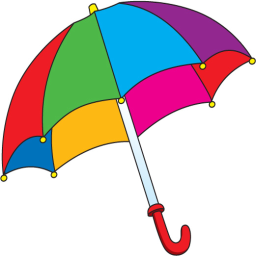
#> input picture SW12/umbrella.png, 256 x 256 px
$ jupyter execute 12_segmentation_HW.ipynb
#> lines starting #> are read from the running program, lines starting #| are printed output that depends on the picture; after the words box and inside, x2 and y2 are one past the last pixel; in counts of white or black regions, pixels touching at a corner belong together
## Zadanie domowe: Segmentacja przez podział i łączenie

Omówioną procedurę segmentacji przez rozrost można określić jako podejście z dołu do góry, od szczegółu do ogółu (ang. *bottom-up*) - zaczynamy od pojedynczego piksela i dochodzimy do całego obrazu lub jego fragmentu.
Segmentację można również zacząć od całego obrazka i dokonywać jego podziału na fragmenty, które ew. mogą zostać później połączone.
Takie podejście można określić jako od góry do dołu, od ogółu do szczegółu (ang. *top-down*).

Niech $R$ oznacza cały obraz, a $Q$ wybrany predykat.
Sprawdzamy, czy zachodzi zależność $Q(R)= TRUE$.
Zwykle tak nie jest, gdyż to oznaczałoby obecność na obrazie tylko jednego obszaru o ''spójnych'' właściwościach, czyli segmentacja w takim przypadku byłaby zbędna (w szczególności zachodziłoby to dla obrazu jednorodnego).
Jeśli $Q(R) = FALSE$ dzielimy obszar $R$ na podobszary.
Zwykle stosuje się tutaj podział na cztery jednakowe kwadratowe podobszary.
Zilustrowano to na poniższym rysunku.

Podział ten można również opisać w formie drzewa, gdzie każdy wierzchołek może mieć dokładnie 4 następniki.
W takim ujęciu korzeń to cały obraz.
Dla nowo powstałych podobszrów $R_1, R_2, R_3, R_4$ sprawdzany jest predykat $Q$.
Jeśli nie jest on spełniony to następuje dalszy podział - w przykładzie na $R_{41}, R_{42}, R_{43}, R_{44}$.
Procedurę kontynuujemy do momentu kiedy wszystkie podobszary będą spójne.
Uwaga. Zwykle określa się minimalny rozmiar podobszaru (większy niż 1 piksel np. blok o rozmiarze $8 \times8$).

W wyniku powyższej procedury otrzymujemy podział obrazka, przy czym często się może zdarzyć, że leżące obok siebie podobszary będą spełniać predykat tj. $Q (R_i \cup R_j) = TRUE$ dla sąsiadujących $R_i$ i $R_j$.
Jest to sprzeczne z podpunktem *5* w warunkach segmentacji.
Zjawisko to eliminowane jest w procedurze łączenia.
Dla każdego z podobszarów sprawdza się jego sąsiadów i jeśli spełniony jest warunek $Q (R_i \cup R_j) = TRUE$  to następuje ich połączenie.
Procedura kontynuowana jest do momentu, kiedy niemożliwe jest dalsze łączenie.

Dla metody możliwe są również uproszczenia.
Przykładowo osłabia się warunek na łączenie z $Q (R_i \cup R_j) = TRUE$ na $Q (R_i)= TRUE i Q(R_j) = TRUE$, czyli warunki muszą być spełnione dla każdego podobszaru osobno, ale już nie dla połączenia.

Uwaga. Podobnie jak dla segmentacji przez rozrost, segmentacja przez podział i łączenie to też tylko pewna koncepcja (pewne ramy) algorytmu.
Stworzenie konkretnego rozwiązania jest zadaniem dla osoby realizującej dany system wizyjny i wymaga analizy konkretnego problemu.

Uwaga. Podany poniżej sposób implementacji nie jest ani jedynym z możliwych, ani optymalnym obliczeniowo.
Ma on za zadanie tylko zilustrować koncepcję tej metody segmentacji.

## Realizacja ćwiczenia

1. Wczytaj obraz *umbrella.png*.
   Dokonaj konwersji z BGR do RGB.
   Wyświetl go.
   Załóżmy, że chcemy dokonać segmentacji poszczególnych fragmentów kolorowego parasola.
   Nasz algorytm opierać się będzie na podejściu podziału i łączenia.
   Jako kryterium podziału zastosujemy ''jednorodność'' danego obszaru, którą można opisać poprzez odchylenie standardowe.
   Przy scalaniu będziemy brać pod uwagę średni ocień koloru tj. łączyć podobszary o zbliżonym odcieniu.

2. W pierwszym etapie należy dokonać konwersji do przestrzeni barw HSV.
   Następnie wybrać tylko składową H (tj. barwę).
   Można ją kontrolnie wyświetlić.

3. Procedurę podziału wygodnie jest zrealizować w formie rekurencji.
   Utwórz funkcję np. `split`, która jako argumenty przyjmować będzie obraz oraz cztery współrzędne analizowanego podobszaru.
   W pierwszym kroku należy wyciąć odpowiedni fragment oraz obliczyć dla niego średnią i odchylenie standardowe (`np.mean` oraz `np.std`).

4. Następnie sprawdzamy czy odchylenie jest mniejsze niż zadany przez nas próg (np. 0.05) oraz czy nie osiągnęliśmy limitu podziału (np. bok kwadratu 8 pikseli).
  Oba potrzebne progi możemy zrealizować za pomocą zmiennych globalnych dostępnych w Python (po prostu zadeklarowanych przed funkcją).
  Potrzeby rozmiar kwadratu obliczamy na podstawie współrzędnych (przekazanych do funkcji jako argumenty)

   Uwaga. Użycie zmiennych globalnych jest złą praktyką programistyczną i zachęcamy do ''opakowania'' obliczeń w klasę - nie jest to jednak obowiązkowe.

5. Jeśli podobszar nie jest jednorodny (tj. duże odchylenie standardowe) i nie osiągnęliśmy minimalnego rozmiaru podobszaru to dokonujemy podziału na cztery części.
      Wyznaczamy rozmiar aktualnego podobszaru (na podstawie jego współrzędnych).
      Z ich wykorzystaniem otrzymujemy cztery identyczne podobszary ($I1,I2,I3,I4$).

      Następnie dla każdego z nich wywołujemy funkcję `split` - rekurencja.
      Najtrudniejsze jest odpowiednie podanie współrzędnych.
      Mają to być **rzeczywiste** współrzędne podobszaru we współrzędnych globalnych (obrazu w pełnej rozdzielczości).
      Podpowiedź. Trzeba ''odpowiednio'' wykorzystać współrzędne podobszaru przed podziałem (tj. argumenty funkcji) oraz rozmiar podobszaru.
      Należy zwrócić uwagę na to, aby nie wystąpił błąd przesunięcia o 1 tj. współrzędna była większa/mniejsza o 1 od rzeczywistej.
      W razie wątpliwości warto sobie te parametry wypisać na konsolę lub użyć debugera.

6. Jeśli podobszar jest jednorodny lub nie możemy już dalej prowadzić podziału to:
   - zapisujemy indeks danego podobszaru: ` seg_res[y1:y2, x1:x2] = index`, gdzie: `seg_res` to globalna macierz o rozmiarze takim jak obraz wejściowy (typ *int16*), `y1,y2,x1,x2` to współrzędne podobszaru. W macierzy `seg_res` zapisywane będą obszary jednorodne.
  Zmienna `index` jest globalnym licznikiem podobszarów.
  Powinna zostać zainicjowana wartością 1 przed pierwszym wywołaniem funkcji `split`.
  Następnie, każdorazowo po przypisaniu należy ją inkrementować.
  Uwaga. Aby możliwa była modyfikacja zmiennej globalnej, należy wewnątrz funkcji dodać np. linijkę: `global seg_res`

  - zapisujemy średnią  podobszaru.
    Wykorzystujemy macierz globalną `MRes` oraz kod podobny do opisanego powyżej.
    Wartości te wykorzystamy przy etapie scalania.

  Uwaga. Podany sposób zapisu wyników podziału jest dość nieefektywny.
  Następuje powielenie tej samej informacji.
  Lepszym pomysłem byłoby wykorzystanie podejścia opartego o grafy, jednak jest ono trudniejsze do ''szybkiej'' implementacji.

7. Proszę wyświetlić macierze `seg_res` in `m_res`. Pierwsza powinna pokazywać podział na obszary - mniejsze lub większe kwadraty. Druga zasadniczo powinna wyglądać podobnie jak składowa H, tylko bardziej ''rozmazany''.

[cell 1]
import os
import cv2
import matplotlib.pyplot as plt
import numpy as np

if not os.path.exists("umbrella.png") :
    !wget https://raw.githubusercontent.com/vision-agh/poc_sw/master/12_Segmentation/umbrella.png --no-check-certificate

umbrella = cv2.imread('umbrella.png')
#> umbrella is the input picture: shape (256, 256, 3); mean B, G, R 193.8, 192.6, 203
umbrella = cv2.cvtColor(umbrella, cv2.COLOR_BGR2RGB)

plt.imshow(umbrella)
plt.axis('off')
plt.show()


umbrella_hsv = cv2.cvtColor(umbrella, cv2.COLOR_BGR2HSV)
#> umbrella_hsv: shape (256, 256, 3); mean H, S, V 38.5, 87.6, 233.6
plt.imshow(umbrella_hsv[:,:,0])
plt.axis('off')
plt.show()

[cell 2]
def split(I, coordinates):
    global index
    global seg_res
    global MRes
    x1, y1, x2, y2 = coordinates[0], coordinates[1], coordinates[2], coordinates[3]
    area = I[x1 : x2 + 1, y1 : y2 + 1]
    deviation = np.std(area)
    size = area.shape
    if deviation < threshold or size[0] <= side:
        seg_res[y1 : y2, x1 : x2] = index
        index += 1
        MRes[y1 : y2, x1 : x2] = np.mean(I[y1 : y2, x1 : x2])
    else:
        I1 = [x1, y1, x2 - (x2 - x1) // 2, y2 - (y2 - y1) // 2]
        I2 = [x1 + (x2 - x1) // 2, y1, x2, y2 - (y2 - y1) // 2]
        I3 = [x1, y1 + (x2 - x1) // 2, x2 - (y2 - y1) // 2, y2]
        I4 = [x1 + (x2 - x1) // 2, y1 + (y2 - y1) // 2, x2, y2]
        split(I, I1)
        split(I, I2)
        split(I, I3)
        split(I, I4)

umbrella_hsv = umbrella_hsv[:,:,0]
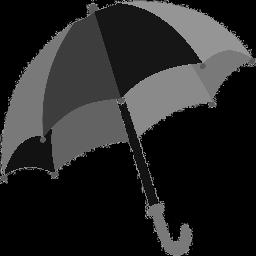
#> umbrella_hsv: shape (256, 256); min 0, max 178, mean 38.5
X, Y = umbrella_hsv.shape
#> X = 256; Y = 256
side = 8
threshold = 0.05
seg_res = np.zeros((X,Y)).astype('int16')
MRes = np.zeros((X,Y))
index = 1
split(umbrella_hsv, [0, 0, 150, 150])
#> in split, `area = I[x1 : x2 + 1, y1 : y2 + 1]`:
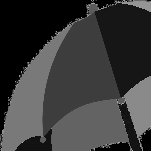
#> area: shape (151, 151); min 0, max 175, mean 57.9
#> in split, `deviation = np.std(area)`: deviation = 47.44
#> in split (call 2), `area = I[x1 : x2 + 1, y1 : y2 + 1]`:
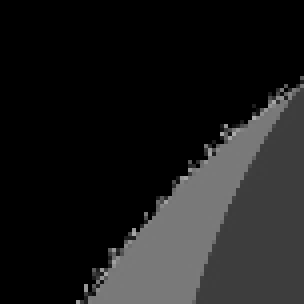
#> area: shape (76, 76) (shown 4 times larger); min 0, max 170, mean 28.4
#> in split (call 2), `deviation = np.std(area)`: deviation = 45.27
#> in split (call 3), `area = I[x1 : x2 + 1, y1 : y2 + 1]`: area: shape (39, 39); every value is 0
#> in split (call 3), `MRes[y1 : y2, x1 : x2] = np.mean(I[y1 : y2, x1 : x2])`: MRes: shape (256, 256) float64; every value is 0
#> in split (call 5), `area = I[x1 : x2 + 1, y1 : y2 + 1]`: area: shape (20, 20); every value is 0
#> in split (call 6), `area = I[x1 : x2 + 1, y1 : y2 + 1]`:
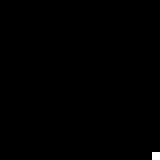
#> area: shape (20, 20) (shown 8 times larger); values 0 (black) and 150 (white), 0.25% white in thin lines or dots, all inside (x1, y1, x2, y2) = (19, 19, 20, 20)
#> in split (call 6), `deviation = np.std(area)`: deviation = 7.49
#> in split (call 21), `MRes[y1 : y2, x1 : x2] = np.mean(I[y1 : y2, x1 : x2])`:
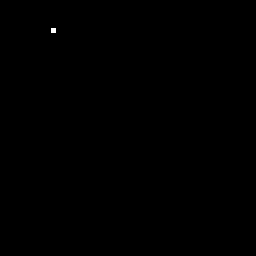
#> MRes: shape (256, 256) float64; values 0 (black) and 1.8 (white), 0.04% white; 1 white region, box (x1, y1, x2, y2) and area: (51, 28, 56, 33) 25
#> in split (call 23), `MRes[y1 : y2, x1 : x2] = np.mean(I[y1 : y2, x1 : x2])`: MRes: shape (256, 256) float64; 0.04% of pixels changed, all inside (x1, y1, x2, y2) = (51, 33, 56, 38)
#> in split (call 24), `area = I[x1 : x2 + 1, y1 : y2 + 1]`:
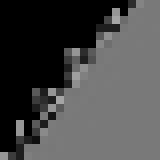
#> area: shape (20, 20) (shown 8 times larger); min 0, max 165, mean 71.6
#> in split (call 24), `deviation = np.std(area)`: deviation = 58.64
#> in split (call 29), `MRes[y1 : y2, x1 : x2] = np.mean(I[y1 : y2, x1 : x2])`: MRes: shape (256, 256) float64; min 0, max 46.04, mean 0
#> in split (call 31), `MRes[y1 : y2, x1 : x2] = np.mean(I[y1 : y2, x1 : x2])`: MRes: shape (256, 256) float64; min 0, max 46.04, mean 0
#> in split (call 32), `area = I[x1 : x2 + 1, y1 : y2 + 1]`: area = [[0, 0, 0, 0, 0, 120], [0, 0, 150, 0, 90, 30], [0, 0, 150, 0, 60, 138], [0, 0, 60, 30, 15, 123], [0, 0, 30, 120, 120, 121], [150, 60, 30, 126, 121, 122]]
#> in split (call 32), `deviation = np.std(area)`: deviation = 57.8
#> in split (call 32), `MRes[y1 : y2, x1 : x2] = np.mean(I[y1 : y2, x1 : x2])`:
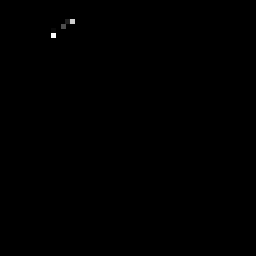
#> MRes: shape (256, 256) float64; min 0, max 46.04, mean 0; drawn with min black and max white
#> in split (call 33), `MRes[y1 : y2, x1 : x2] = np.mean(I[y1 : y2, x1 : x2])`: MRes: shape (256, 256) float64; 0.04% of pixels changed, all inside (x1, y1, x2, y2) = (65, 24, 70, 29)
#> in split (call 34), `area = I[x1 : x2 + 1, y1 : y2 + 1]`: area = [[120, 20, 118, 122, 121, 121], [30, 123, 121, 121, 121, 121], [138, 122, 121, 121, 121, 121], [123, 121, 122, 121, 121, 121], [121, 120, 122, 121, 121, 121], [122, 121, 121, 121, 121, 121]]
#> in split (call 34), `deviation = np.std(area)`: deviation = 22.35
#> in split (call 34), `MRes[y1 : y2, x1 : x2] = np.mean(I[y1 : y2, x1 : x2])`:
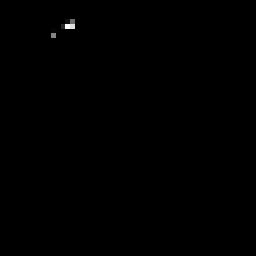
#> MRes: shape (256, 256) float64; min 0, max 88.4, mean 0.1; drawn with min black and max white
#> in split (call 36), `MRes[y1 : y2, x1 : x2] = np.mean(I[y1 : y2, x1 : x2])`: MRes: shape (256, 256) float64; 0.04% of pixels changed, all inside (x1, y1, x2, y2) = (56, 28, 61, 33)
#> in split (call 37), `MRes[y1 : y2, x1 : x2] = np.mean(I[y1 : y2, x1 : x2])`: MRes: shape (256, 256) float64; min 0, max 92.64, mean 0.1
#> in split (call 38), `area = I[x1 : x2 + 1, y1 : y2 + 1]`: area = [[0, 0, 45, 132, 121, 121], [150, 0, 123, 121, 121, 121], [165, 108, 121, 122, 121, 121], [30, 119, 122, 121, 121, 122], [120, 122, 121, 121, 121, 121], [121, 121, 121, 122, 121, 121]]
#> in split (call 38), `deviation = np.std(area)`: deviation = 39.2
#> in split (call 38), `MRes[y1 : y2, x1 : x2] = np.mean(I[y1 : y2, x1 : x2])`:
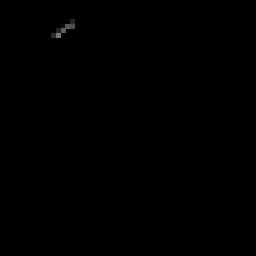
#> MRes: shape (256, 256) float64; min 0, max 116.9, mean 0.2
#> in split (call 39), `MRes[y1 : y2, x1 : x2] = np.mean(I[y1 : y2, x1 : x2])`: MRes: shape (256, 256) float64; 0.04% of pixels changed, all inside (x1, y1, x2, y2) = (61, 33, 66, 38)

plt.imshow(MRes)
plt.axis('off')
plt.show()

print(np.max(seg_res))

1. Drugi etap to łączenie.
   Idea jest nieco zbliżona do segmentacji przez rozrost.
   Wybieramy dany podobszar i analizujemy sąsiednie podobszary
   Jeśli są one podobne to dołączamy je do aktualnie rozpatrywanego.
   Za kryterium podobieństwa przyjmujemy niewielką różnicę w uśrednionym odcieniu barwy (składowa H).

2. Procedurę realizujemy wewnątrz pętli `while`.
   Warunkiem jej stopu jest przekroczenie przez licznik (np. `i`) wartości `index`, co oznacza, że przeanalizowane zostały wszystkie znalezione w pierwszym etapie podobszary.

3. W pierwszym kroku ''wycinamy'' maskę pikseli o rozpatrywanym indeksie tj. `ib = seg_res == i`.
   Dokonujemy też konwersji na typ *uint8*.
   Następnie sprawdzamy, czy maska zawiera elementy niezerowe tj. czy nie jest ''pusta'' - `np.any`.
   Taki przypadek może zajść jeśli pewien podobszar został dołączony do innego i zmienione zostały jego indeksy.
   Dla ''pustej'' maski inkrementujemy licznik `i` i przechodzimy do następnej iteracji - `continue`.

4. Dla rozpatrywanego podobszaru znajdujemy współrzędną lewego górnego rogu.
   Można to zrobić z wykorzystaniem składni: `(y, x) = np.nonzero(ib)` oraz  `first = (y[0], x[0])` - znajdywanie współrzędnych pierwszego niezerowego elementu.

5. Następnie należy znaleźć sąsiadów rozpatrywanego obszaru.
   Można wykorzystać dylatację maski ``ib`` z elementem strukturalnym w postaci kwadratu o rozmiarze $3 \times 3$ - `dil = cv2.dilate(ib, cv2.getStructuringElement(cv2.MORPH_RECT,(3,3)))`
      Następnie od maski po dylatacji odejmujemy maskę oryginalną.
      Otrzymujemy ''ramkę'', którą wykorzystujemy do ''wycięcia'' (mnożenie punktowe) fragmentu z macierzy `seg_res`.
      Z tego fragmentu wybieramy elementy niezerowe (np. w ten sposób `mult_nz = mult[np.nonzero(mult)]`) i unikalne (tj. eliminacja duplikatów) - `mult_uniq = np.unique(mult_nz)`.

6. Mając wektor z indeksami sąsiadów realizujemy pętlę w której dla każdego sąsiada:
    - wycinamy opowiadającą mu maską i znajdujemy jej lewy górny róg - w sposób analogiczny do opisanego powyżej,
	- sprawdzamy, czy moduł z różnicy pomiędzy średnimi odcieniami barwy w dwóch analizowanych podobszarach jest mniejszy od progu (np. $5/255$). Jeśli tak to łączymy obszary tj. sąsiadowi przypisujemy indeks rozpatrywanego  `seg_res[ibs] = i`, gdzie `ibs` - maska podobszaru sąsiedniego.
	Do poprawnego działania konieczna jest jeszcze flaga informująca czy nastąpiło połączenie.
	Jej wartość ustawiamy na 0 przed pętlą po sąsiednich podobszarach.
	Jeśli wystąpiło połączenie to wartość ustawiamy na jeden.

	Po pętli po sąsiadach sprawdzamy flagę.
	Jeśli ma ona wartość 0 tj. nie nastąpiło połączenie obszarów to licznik	`i` jest inkrementowany.

7. Uwaga. Obliczenia mogą chwilę trwać.
   Proszę wyświetlić macierz `seg_res`.
   Jeśli implementacja jest poprawna, to wynik segmentacji powinien być względnie dobry - wszystkie elementy parasolki wyodrębnione.

[cell 3]
threshold = 5 / 255
i = 0
while(i <= index):
    ib = seg_res == i
    ib = ib.astype('uint8')
    if np.max(ib) != 0:
        (y, x) = np.nonzero(ib)
        first = (y[0], x[0])
        dil = cv2.dilate(ib, cv2.getStructuringElement(cv2.MORPH_RECT, (3,3)))
        last = dil - ib
        mult = np.multiply(seg_res, last)
        mult_nz = mult[np.nonzero(mult)]
        mult_uniq = np.unique(mult_nz)
        flag = 0
        for i in (mult_uniq):
            ibs = seg_res == i
            ibs = ibs.astype('uint8')
            (y1, x1) = np.nonzero(ibs)
            fist = (y1[0], x1[0])
            if(np.abs(np.mean(np.multiply(umbrella_hsv, ib)) - np.mean(np.multiply(umbrella_hsv, ibs))) < threshold):
                seg_res[ibs] = i
                flag = 1
        if flag == 0:
            i += 1
    else:
        i += 1
        continue

plt.imshow(seg_res)
plt.axis('off')
plt.show()
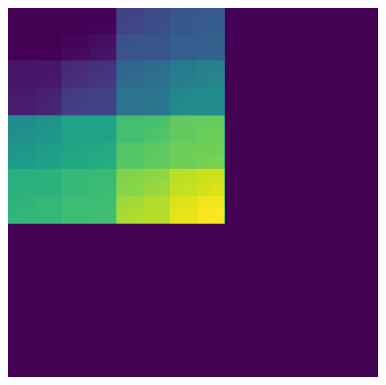
#> figure drawn by matplotlib, 1 panel

8. Na koniec zastosujemy jeszcze dwie proste metody filtracji wyników.
   Po pierwsze wyeliminujemy obszary o rozmiarze mniejszym niż zadany (np. 100 pikseli).
   W tym celu wyznaczamy wektor unikalnych indeksów: `unique = np.unique(seg_res)`.
   Następnie implementujemy pętlę `for` po tych indeksach.
   Wewnątrz wycinamy maskę dla rozpatrywanego indeksu i obliczamy jej pole (`sum`).
   Jeśli jest ono mniejsze niż próg to cały podobszar ''zerujemy'' - `seg_res[mask] = 0`, gdzie `mask` - maska podobszaru.

9. W drugim kroku przeprowadzamy przeindeksowanie indeksów na pierwsze N liczb całkowitych.
   Ponownie wyznaczamy unikalne indeksy.
   Następnie w pętli `for` wycinamy maskę o indeksie `U(ii)`, a do wyniku przypisujemy iterator pętli `seg_res[mask] = ii`.

10. Proszę poeksperymentować z różnymi parametrami.
    Wyniki proszę zamieścić w notebooku.

[cell 4]
unique = np.unique(seg_res)
threshold = 500
for i in unique:
    ind = seg_res == i
    ind = ind.astype('uint8')
    suma = np.sum(ind)
    if (suma < threshold):
        seg_res[ind] = 0

unique = np.unique(seg_res)
index = 0
for ii in unique:
    idx = seg_res == ii
    idx = idx.astype('uint8')
    seg_res[idx] = index
    index = +1

plt.imshow(seg_res)
plt.axis('off')
plt.show()
